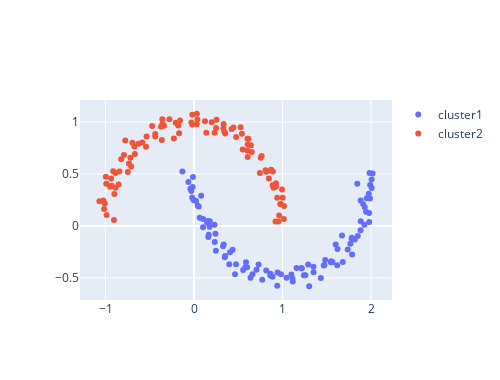

This figure's notebook cell:
### Code cell
#!pip install hdbscan
import hdbscan
hdb=hdbscan.HDBSCAN(min_samples=10)
y_hdb = hdb.fit_predict(X)

fig=go.Figure()
fig.add_trace(go.Scatter(x=X[y_hdb==0,0], y=X[y_hdb==0,1],
    mode='markers', name='cluster1'))
fig.add_trace(go.Scatter(x=X[y_hdb==1,0], y=X[y_hdb==1,1],
    mode='markers', name='cluster2'))
fig.update_layout(width=500, height=380)
fig.show()
